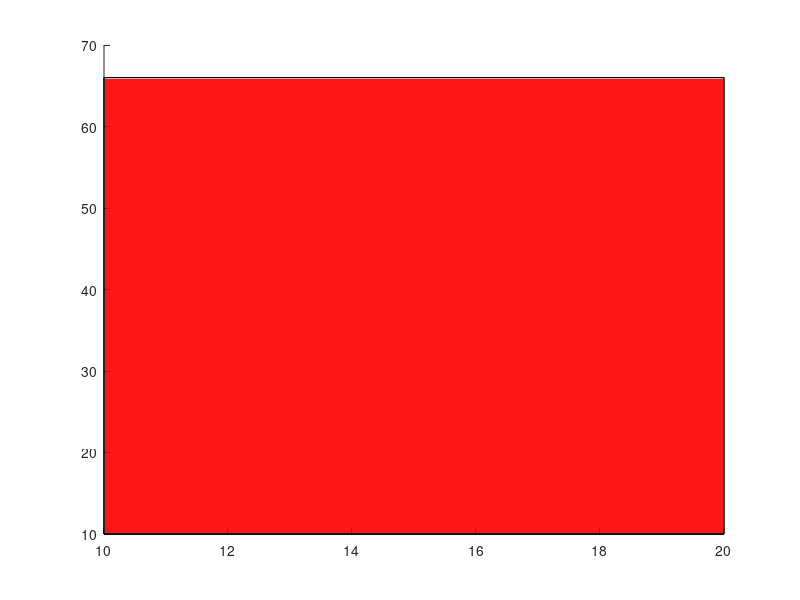

The MATLAB script that drew this image: (Note: this script raises an error after producing the figure.)
function varargout = plotrotcube(varargin)
% PLOTCUBE - Display a 3D-cube in the current axes
%
%   PLOTCUBE(EDGES,ORIGIN,ALPHA,COLOR) displays a 3D-cube in the current axes
%   with the following properties:
%   * EDGES : 3-elements vector that defines the length of cube edges
%   * ORIGIN: 3-elements vector that defines the start point of the cube
%   * ALPHA : scalar that defines the transparency of the cube faces (from 0
%             to 1)
%   * COLOR : 3-elements vector that defines the faces color of the cube
%
% Example:
%   >> plotcube([5 5 5],[ 2  2  2],.8,[1 0 0]);
%   >> plotcube([5 5 5],[10 10 10],.8,[0 1 0]);
%   >> plotcube([5 5 5],[20 20 20],.8,[0 0 1]);

% Default input arguments
inArgs = { ...
  [10 56 100] , ... % Default edge sizes (x,y and z)
  [10 10  10] , ... % Default coordinates of the origin point of the cube
  .7          , ... % Default alpha value for the cube's faces
  [1 0 0] , ...     % Default Color for the cube
  0, ... % default roll
  0, ... % default pitch
  0      % default yaw
  };

% Replace default input arguments by input values
inArgs(1:nargin) = varargin;

% Create all variables
[edges,origin,alpha,clr, r, p, y] = deal(inArgs{:});

XYZ = { ...
  [0 0 0 0]  [0 0 1 1]  [0 1 1 0] ; ...
  [1 1 1 1]  [0 0 1 1]  [0 1 1 0] ; ...
  [0 1 1 0]  [0 0 0 0]  [0 0 1 1] ; ...
  [0 1 1 0]  [1 1 1 1]  [0 0 1 1] ; ...
  [0 1 1 0]  [0 0 1 1]  [0 0 0 0] ; ...
  [0 1 1 0]  [0 0 1 1]  [1 1 1 1]   ...
  };

XYZ = mat2cell(...
  cellfun( @(x,y,z) x*y+z , ...
    XYZ , ...
    repmat(mat2cell(edges,1,[1 1 1]),6,1) , ...
    repmat(mat2cell(origin,1,[1 1 1]),6,1) , ...
    'UniformOutput',false), ...
  6,[1 1 1]);


a = cellfun(@patch,XYZ{1},XYZ{2},XYZ{3},...
  repmat({clr},6,1),...
  repmat({'FaceAlpha'},6,1),...
  repmat({alpha},6,1)...
  );

rotate(a, [0 90], 0, origin)

varargout{1} = a;

view(3);
